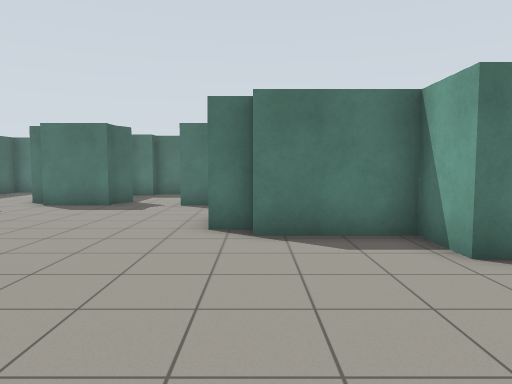
view 1 (above)

17 first-person views from a walk through a robot-simulator world made for Gazebo. The camera is 1.2 m above the floor, tilts 4° down and sees 70° across. The lines on the ground mark 1 m squares. The floor is counted in squares, 1 m on a side. Each view is taken from the middle of a square. On the plan, view 1 faces up. The plan holds only what a view shows up to about 14 squares ahead; the rest is blank.

view 2
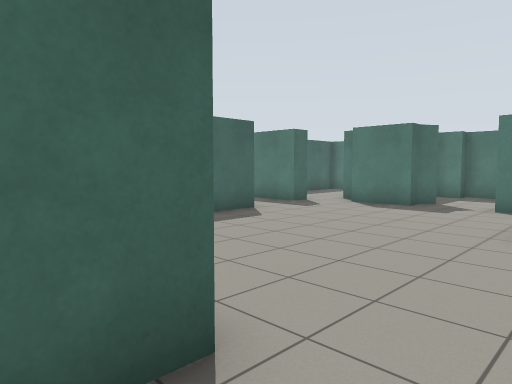

view 3
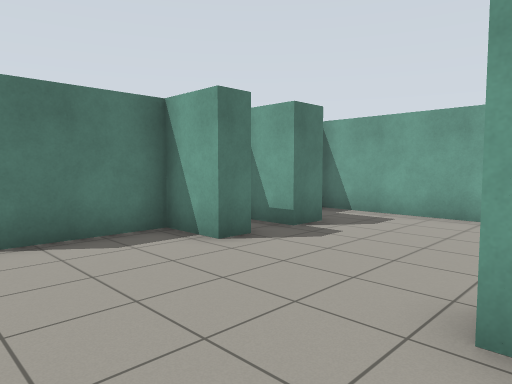

view 4
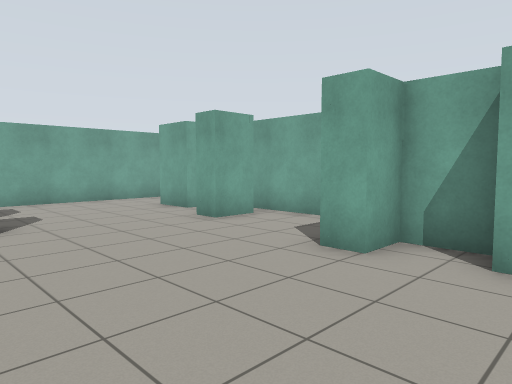

view 5
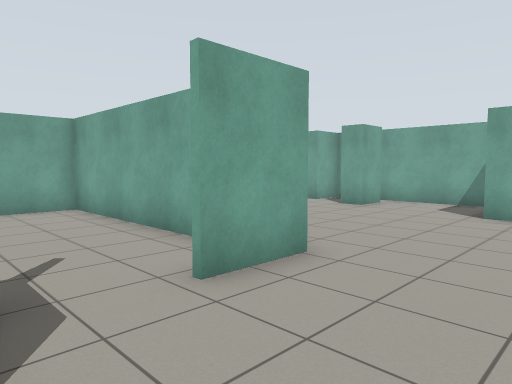

view 6
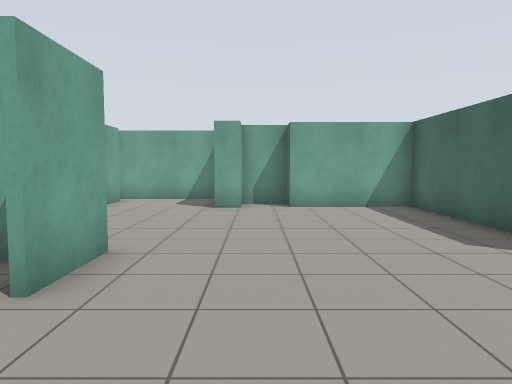

view 7
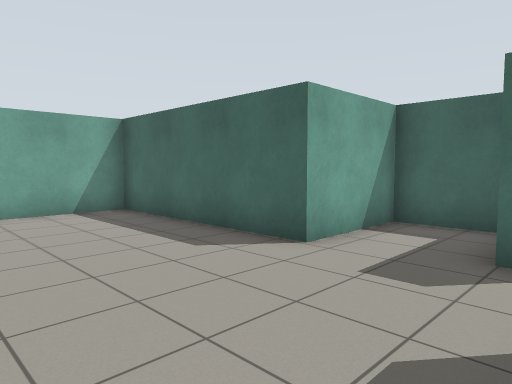

view 8
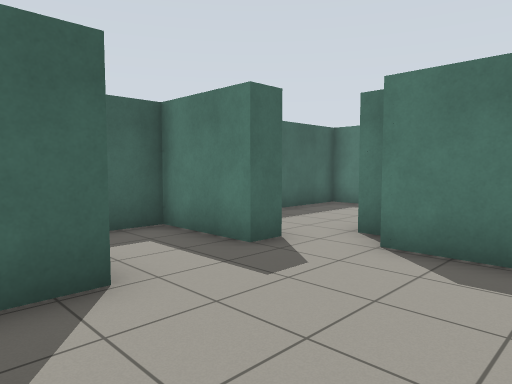

view 9
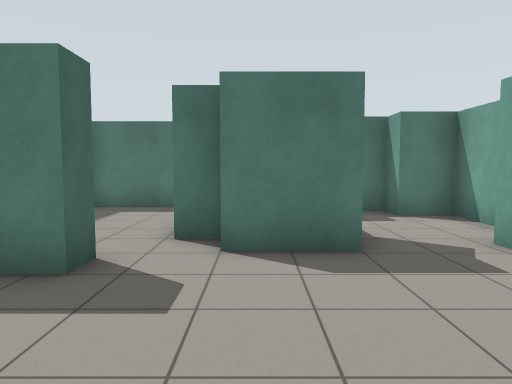

view 10
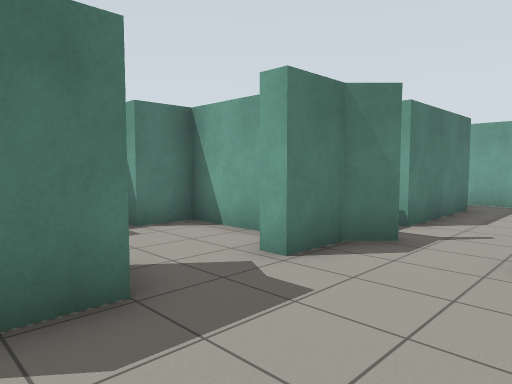

view 11
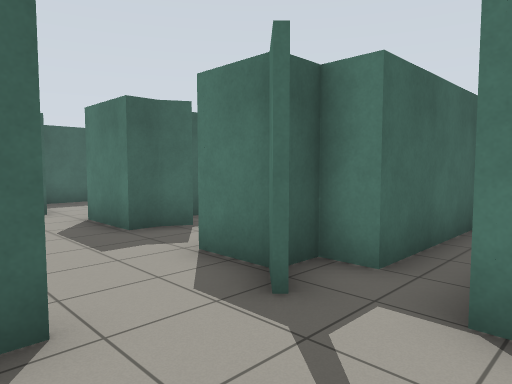

view 12
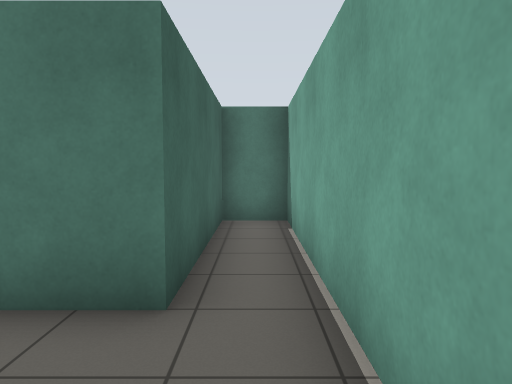

view 13
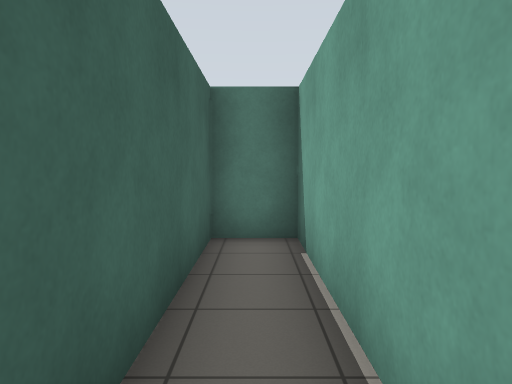

view 14
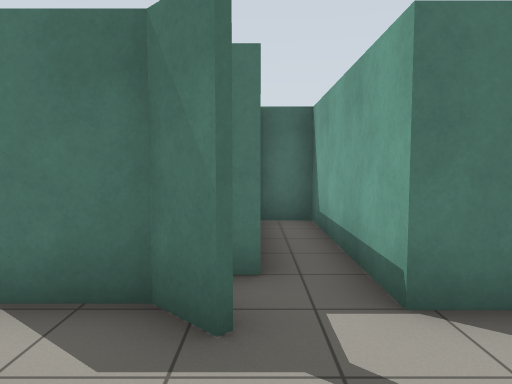

view 15
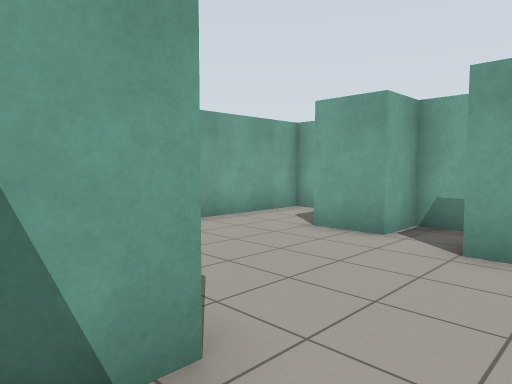

view 16
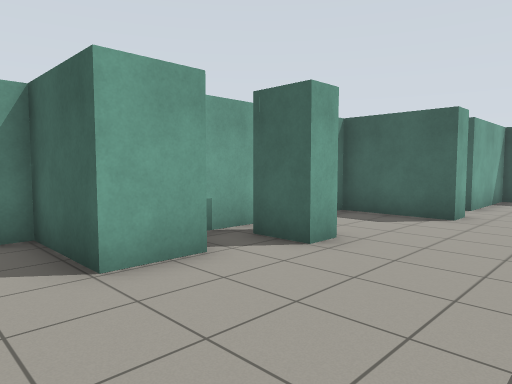

view 17
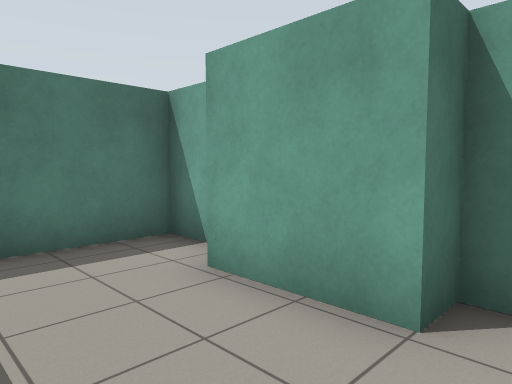

### Floor plan
Points are (right, up) in squares from view 1. A wall is a line through its corners. A room is listed if a view was taken in it or the views show most of it. See-through windows are left out.
Room 1 (views 1, 2, 3, 4, 5, 6, 7, 8, 9, 10, 11, 12, 13, 14, 15, 16, 17)
walls: (0, 6.9) (-0.9, 6.9) (-0.9, 8.8); (0.1, 7.4) (6.7, 7.4) (6.7, 16.1) (5.3, 16.1) (5.3, 10.9); (-0.2, 10.4) (-0.9, 11.1); (1.3, 10.9) (1.3, 16.1) (0, 16.1); (-0.7, 12) (-0.7, 11.1) (-2.3, 11.1) (-2.3, 11.6); (-7.6, 7.6) (-7.6, 1.2) (-4, 1.2) (-4, 0.3) (-2.6, 0.3) (-2.6, 1.4) (-1.8, 1.4) (-1.8, -1.4) (3.9, -1.4) (3.9, -0.1) (5.3, -0.1) (5.3, -2.7) (7.9, -2.7) (7.9, 6.3); (-1.2, 12.6) (-1.2, 14.8) (-2.6, 14.8) (-2.6, 15.7) (-4.2, 15.7) (-4.2, 15.1) (-4.9, 15.1); (-4.1, 12.4) (-4.5, 11.8) (-4.5, 11.1) (-6.5, 11.1); (3.6, 4.7) (2.8, 4.7) (2.8, 6.3) (-0.1, 6.3); (-6.5, 11.5) (-6.5, 12) (-7.3, 12) (-7.3, 14.5); (-8.1, 10.7) (-8.1, 10) (-10.7, 10) (-10.7, 7.4) (-7.5, 7.4); (5.9, 4.7) (4.8, 4.7) (4.8, 6); (1.7, -0.6) (1.7, 0.6) (2.5, 0.6) (2.5, -0.6); (5.4, 11.1) (1.3, 11.1); (0.1, 15.7) (0.1, 12); (-6.5, 15.5) (-6.5, 16.7) (-10.9, 16.7) (-10.9, 11.5)

Where each view was taken, in squares from view 1:
view 1: 0 up, 0 right, facing up
view 2: 0 up, 0 right, facing up-left
view 3: 0 up, 1 left, facing up-right
view 4: 6 up, 5 left, facing down-right
view 5: 11 up, 4 left, facing down-right
view 6: 12 up, 3 left, facing down
view 7: 11 up, 3 left, facing down-left
view 8: 6 up, 4 left, facing up-left
view 9: 6 up, 6 left, facing up
view 10: 8 up, 6 left, facing up-right
view 11: 8 up, 2 right, facing up-left
view 12: 8 up, 6 right, facing up
view 13: 10 up, 6 right, facing up
view 14: 8 up, 0 right, facing up
view 15: 6 up, 1 right, facing down-right
view 16: 4 up, 7 right, facing down-left
view 17: 11 up, 10 left, facing up-right
